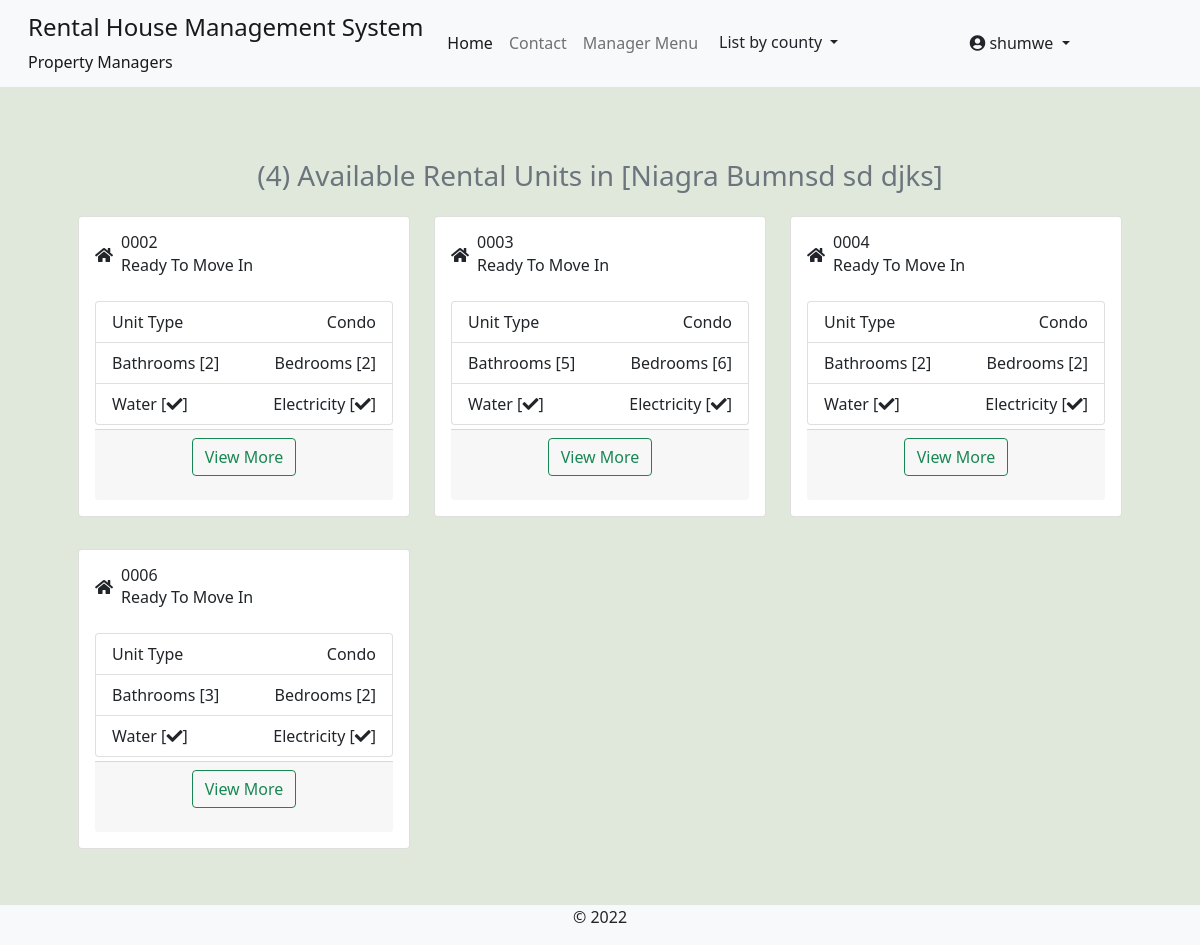
Page /building-units/niagra-bumnsd-sd-djks/ (signed in) on the earlier database version.
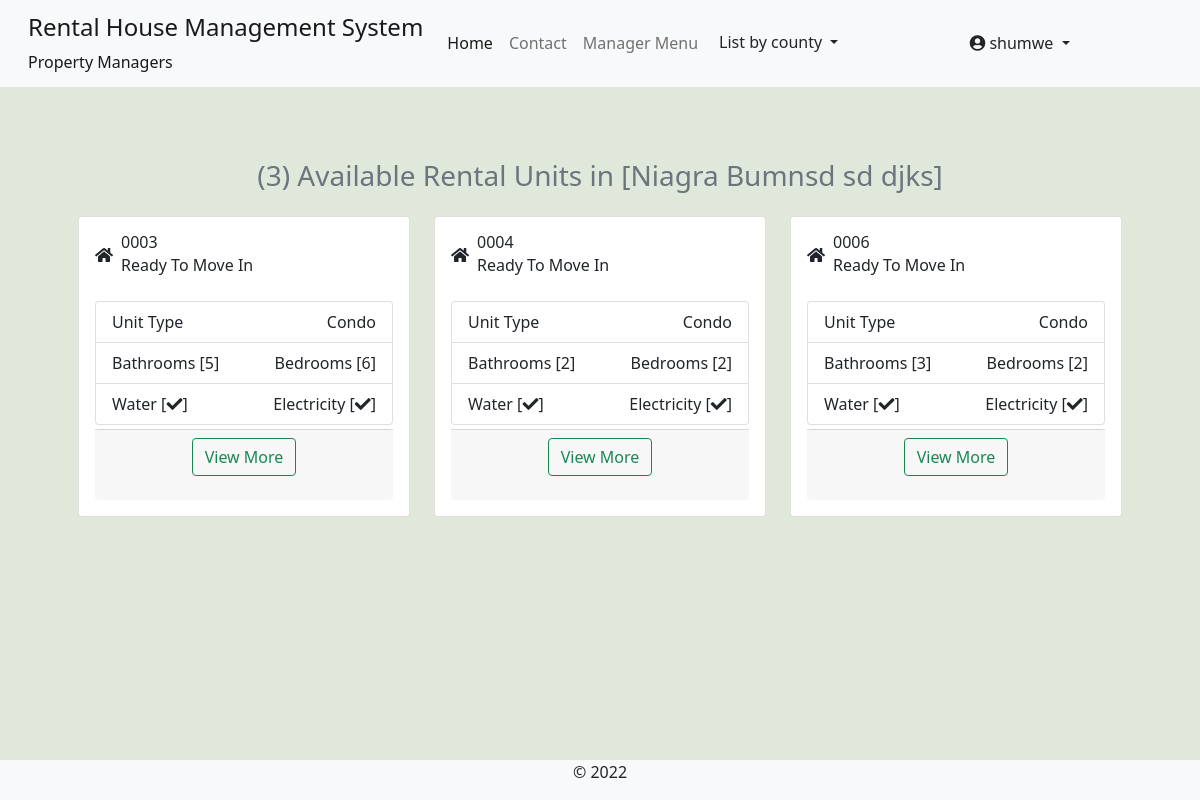
Same page on the later database version.
### rental_property/models.py (models this page shows, shortened)
class RentalUnit(models.Model):
    MAINTANANCE_STATUS_CHOICES = [
        ('nm', 'Unchechecked Report'),
        ('ip', 'Initiating Inspection'),
        ('ir', 'Maintanance In Progress'),
        ('op', 'No Active Reports'),
        ('rm', 'Remove'),
    ]
    STATUS_CHOICES = [
        ('occupied', 'Currently Occupied'),
        ('ready', 'Ready To Move In'),
        ('hold', 'On Hold'),
        ('maintanance', 'Under Maintanance'),
    ]
    building = models.ForeignKey(Building, on_delete=models.CASCADE)
    unit_type = models.ForeignKey(UnitType, on_delete=models.CASCADE)
    added_by = models.ForeignKey(User, on_delete=models.CASCADE)
    unit_number = models.CharField(max_length=50)
    slug = models.SlugField(max_length=50, unique=True, blank=True, null=True, help_text='This field is autogenerated')
    bathrooms = models.PositiveIntegerField()
    bedrooms = models.PositiveIntegerField()
    dimension = models.CharField(max_length=50)
    kitchen = models.BooleanField(default=True)
    status = models.CharField(max_length=20, choices=STATUS_CHOICES)
    maintanance_status = models.CharField(max_length=6, choices=MAINTANANCE_STATUS_CHOICES, default='op')
    total_occupants = models.PositiveIntegerField(help_text="Number of people in the unit", null=True, blank=True)
    water_available = models.BooleanField(default=True)
    electricity_available = models.BooleanField(default=True)
    added = models.DateTimeField(default=datetime.now)
    updated = models.DateTimeField(auto_now=True)
    class Meta:
        unique_together = ('building', 'unit_number')

class UnitType(models.Model):
    name = models.CharField(max_length=55)
    slug = models.SlugField(max_length=55, unique=True)
    added_by = models.ForeignKey(User, on_delete=models.DO_NOTHING)
    added = models.DateTimeField(default=datetime.now)
    updated = models.DateTimeField(auto_now=True)
    def __str__(self):
        return f"{self.name}"
    class Meta:
        ordering = ('name',)
        verbose_name_plural = 'Available Unit Types'

### rental_property/views.py (the view)
# urls.py: path('building-units/<slug:building_slug>/', views.open_building_units, name='building-units'),
def open_building_units(request, building_slug):
    building = get_object_or_404(Building, slug=building_slug)
    rental_units = RentalUnit.objects.filter(building=building, status='ready')
    unit_count = rental_units.count()
    context = {'unit_count': unit_count, 'rental_units':rental_units, 'building': building}
    return render(request, 'rental_property/building-units.html', context)

### rental_property/context_processors.py (called while the page is built)
def counties_links(request):
    county_links = Counties.objects.all()
    return dict(county_links=county_links)

def my_managed_buildings(request):
    user_instance = request.user
    if user_instance.is_authenticated:
        manager_instance = Managers.objects.filter(associated_account=user_instance)[:1]
        managed_buildings = Building.objects.filter(manager=manager_instance)
        return dict(managed_buildings=managed_buildings)
    else:
        return {'False': False,}

### rental_property/models.py (called while the page is built)
    def get_url(self):
        return reverse('by-county', args=[self.slug])

### rental_property/templates/rental_property/building-units.html (shortened to what this page needs)
{% extends 'base.html' %}
{% block content %}
<br/>
<section class="container p-5">
    <div class="d-grid gap-2 mb-3 text-center">
        <span class="btn-outline-secondary" ><h3> ({{unit_count}})  Available Rental Units in [{{building.name}}] </h3></span>
      </div>
    <div class="row row-cols-1 row-cols-md-3 g-4">
        {% for unit in rental_units %}
        <div class="col-md-4">
            <div class="card p-3 mb-2">
                <div class="d-flex justify-content-between">
                    <div class="d-flex flex-row align-items-center">
                        <div class="icon"> <em class="fa fa-home"></em> </div>
                        <div class="ms-2 c-details">
                            <h6 class="mb-0">{{unit.unit_number}}</h6> <span>{{unit.get_status_display}} </span>
                        </div>
                    </div>
                </div>
                <div class="mt-4">
                    <ul class="list-group">
                        <li class="list-group-item d-flex justify-content-between align-items-center">Unit Type
                            <span>{{unit.unit_type}}</span>
                        </li>
                        <li class="list-group-item d-flex justify-content-between align-items-center">Bathrooms [{{unit.bathrooms}}]
                            <span>Bedrooms [{{unit.bedrooms}}] </span>
                        </li>
                        <li class="list-group-item d-flex justify-content-between align-items-center">
                            <span>{% if unit.water_available %} Water [<em class="fa fa-check"></em>]{% endif %}</span>
                            <span>{% if unit.electricity_available %} Electricity [<em class="fa fa-check"></em>] {% endif %}</span>
                        </li>
                      </ul>
                    <div class="card-footer mt-1">
                        <p class="text-center">
                            <a href="{% url 'unit-details' unit.building.slug unit.slug %}" class="btn btn-outline-success">View More</a>
                        </p>
                      </div>
                </div>
            </div>
        </div>
        {% empty %}
        <div class="col-md-4">
            <div class="card p-3 mb-2">
                <p> There are no empty units at the moment, Please try again later! </p>
            </div>
        </div>
        {% endfor%}
    </div>
</section>
{% endblock %}

Differences in the rows shown:
no longer on this page (row edited): RentalUnit: unit_number "0002", status "Ready To Move In", unit_type "Condo", bathrooms "2", bedrooms "2", water_available "Water [", electricity_available "Electricity ["
Other differences:
{{ unit_count }}: "4" → "3"
